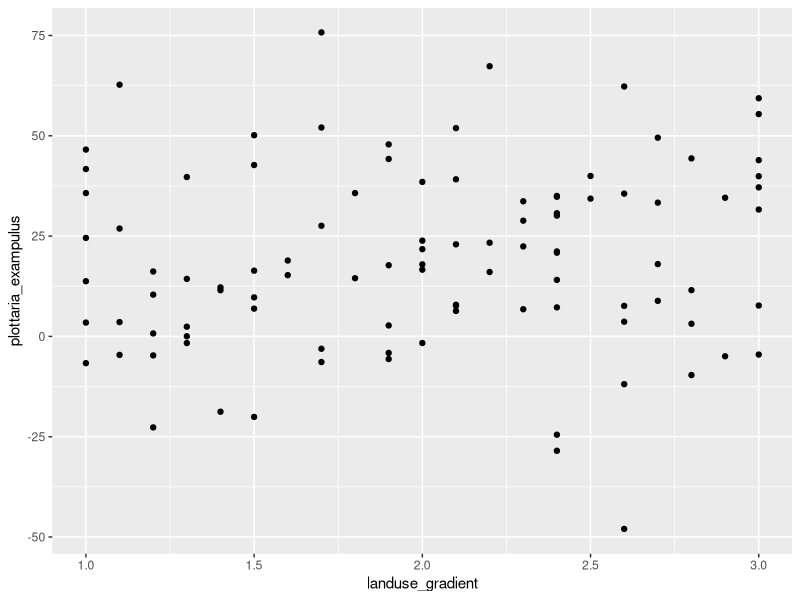
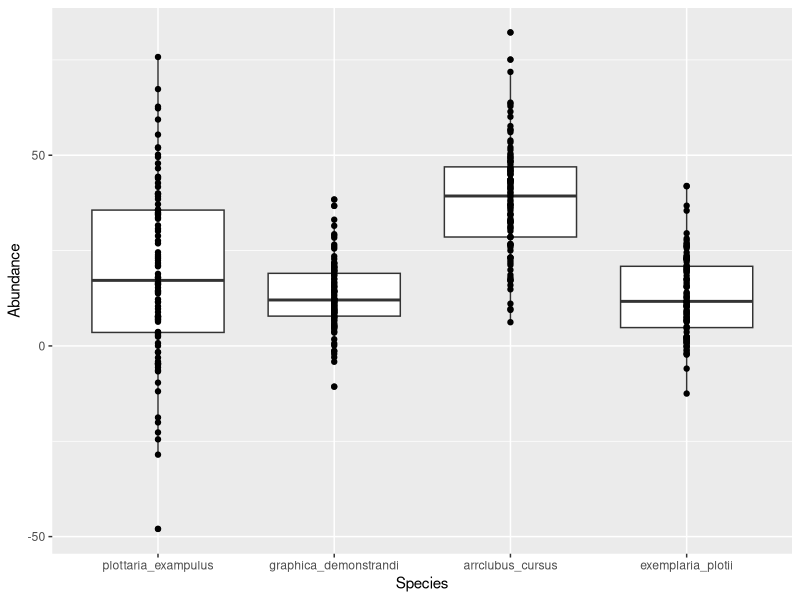

Here is the R script that generated these plots, in order:
############################
#### Data transformation ####
#############################

### Author: Noëlle Schenk

### Purpose of script:
# Because you specify columns and not rows in ggplot2, your data has to be in the long format. 
# Data is often collected in the wide format and has to be transformed to long format before plotting. 
# For instance, if people do vegetation records, most of the time species are in rows and abundances in columns. 
# If you use your own data for this tutorial, check the format and eventually transform your data with the following code.

require(reshape2)
library(ggplot2)

# create an example dataset "plantspecies"
landuse_gradient = sample(seq(1, 3, 0.1), 100, replace = T)
plantspecies <- data.frame(plotID = as.factor(seq(1, 100, 1)),
                           landuse_gradient = sample(seq(1, 3, 0.1), 100, replace = T),
                           plottaria_exampulus = 0.5*landuse_gradient + 12 + rnorm(100, mean = 12/2, sd = 12/0.5),
                           graphica_demonstrandi = 0.5*landuse_gradient + 8 + rnorm(100, mean = 8/2, sd = 8/1),
                           arrclubus_cursus = 0.5*landuse_gradient + 25 + rnorm(100, mean = 25/2, sd = 25/2),
                           exemplaria_plotii = 0.5*landuse_gradient + 9 + rnorm(100, mean = 9/2, sd = 9/0.8))
rm(landuse_gradient)
head(plantspecies)


# only possible to plot 1 plant species at a time
ggplot(plantspecies, aes(x = landuse_gradient, y = plottaria_exampulus)) +
  geom_point()

# bring to ggplot format, using the package reshape2
plantspecies_long <- melt(plantspecies,
                          id.vars = c("plotID", "landuse_gradient"),
                          measure.vars = c("plottaria_exampulus", "graphica_demonstrandi", "arrclubus_cursus", "exemplaria_plotii"),
                          value.name = "Abundance",
                          variable.name = "Species")
# minimal example
melt(plantspecies, id.vars = c("plotID", "landuse_gradient"))
# all the other parameters are guessed from the input = the function knows itself what to do
# if you just tell it which columns need to stay.

ggplot(plantspecies_long, aes(x = Species, y = Abundance)) +
  geom_boxplot() +
  geom_point()